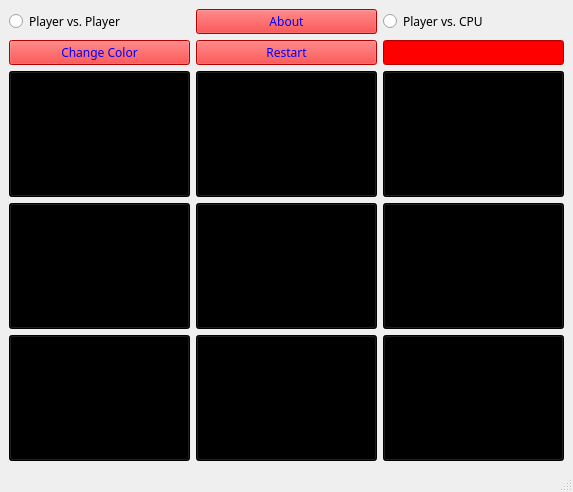
<?xml version="1.0" encoding="UTF-8"?>
<ui version="4.0">
 <class>MainWindow</class>
 <widget class="QMainWindow" name="MainWindow">
  <property name="geometry">
   <rect>
    <x>0</x>
    <y>0</y>
    <width>573</width>
    <height>492</height>
   </rect>
  </property>
  <property name="windowTitle">
   <string>MainWindow</string>
  </property>
  <widget class="QWidget" name="centralwidget">
   <layout class="QGridLayout" name="gridLayout_2">
    <item row="0" column="0">
     <widget class="QRadioButton" name="radio_pvp">
      <property name="font">
       <font>
        <family>Viner Hand ITC</family>
       </font>
      </property>
      <property name="text">
       <string>Player vs. Player</string>
      </property>
     </widget>
    </item>
    <item row="4" column="3">
     <widget class="QPushButton" name="btn_6">
      <property name="sizePolicy">
       <sizepolicy hsizetype="Minimum" vsizetype="Minimum">
        <horstretch>0</horstretch>
        <verstretch>0</verstretch>
       </sizepolicy>
      </property>
      <property name="font">
       <font>
        <family>Viner Hand ITC</family>
        <pointsize>50</pointsize>
       </font>
      </property>
      <property name="styleSheet">
       <string notr="true">background-color: rgb(0, 0, 0);
color: rgb(255, 255, 0);</string>
      </property>
      <property name="text">
       <string/>
      </property>
     </widget>
    </item>
    <item row="5" column="2">
     <widget class="QPushButton" name="btn_8">
      <property name="sizePolicy">
       <sizepolicy hsizetype="Minimum" vsizetype="Minimum">
        <horstretch>0</horstretch>
        <verstretch>0</verstretch>
       </sizepolicy>
      </property>
      <property name="font">
       <font>
        <family>Viner Hand ITC</family>
        <pointsize>50</pointsize>
       </font>
      </property>
      <property name="styleSheet">
       <string notr="true">background-color: rgb(0, 0, 0);
color: rgb(255, 255, 0);</string>
      </property>
      <property name="text">
       <string/>
      </property>
     </widget>
    </item>
    <item row="3" column="2">
     <widget class="QPushButton" name="btn_2">
      <property name="sizePolicy">
       <sizepolicy hsizetype="Minimum" vsizetype="Minimum">
        <horstretch>0</horstretch>
        <verstretch>0</verstretch>
       </sizepolicy>
      </property>
      <property name="font">
       <font>
        <family>Viner Hand ITC</family>
        <pointsize>50</pointsize>
       </font>
      </property>
      <property name="styleSheet">
       <string notr="true">background-color: rgb(0, 0, 0);
color: rgb(255, 255, 0);</string>
      </property>
      <property name="text">
       <string/>
      </property>
     </widget>
    </item>
    <item row="5" column="0">
     <widget class="QPushButton" name="btn_7">
      <property name="sizePolicy">
       <sizepolicy hsizetype="Minimum" vsizetype="Minimum">
        <horstretch>0</horstretch>
        <verstretch>0</verstretch>
       </sizepolicy>
      </property>
      <property name="font">
       <font>
        <family>Viner Hand ITC</family>
        <pointsize>50</pointsize>
       </font>
      </property>
      <property name="styleSheet">
       <string notr="true">background-color: rgb(0, 0, 0);
color: rgb(255, 255, 0);</string>
      </property>
      <property name="text">
       <string/>
      </property>
     </widget>
    </item>
    <item row="4" column="0">
     <widget class="QPushButton" name="btn_4">
      <property name="sizePolicy">
       <sizepolicy hsizetype="Minimum" vsizetype="Minimum">
        <horstretch>0</horstretch>
        <verstretch>0</verstretch>
       </sizepolicy>
      </property>
      <property name="font">
       <font>
        <family>Viner Hand ITC</family>
        <pointsize>50</pointsize>
       </font>
      </property>
      <property name="styleSheet">
       <string notr="true">background-color: rgb(0, 0, 0);
color: rgb(255, 255, 0);</string>
      </property>
      <property name="text">
       <string/>
      </property>
     </widget>
    </item>
    <item row="5" column="3">
     <widget class="QPushButton" name="btn_9">
      <property name="sizePolicy">
       <sizepolicy hsizetype="Minimum" vsizetype="Minimum">
        <horstretch>0</horstretch>
        <verstretch>0</verstretch>
       </sizepolicy>
      </property>
      <property name="font">
       <font>
        <family>Viner Hand ITC</family>
        <pointsize>50</pointsize>
       </font>
      </property>
      <property name="styleSheet">
       <string notr="true">background-color: rgb(0, 0, 0);
color: rgb(255, 255, 0);</string>
      </property>
      <property name="text">
       <string/>
      </property>
     </widget>
    </item>
    <item row="3" column="3">
     <widget class="QPushButton" name="btn_3">
      <property name="sizePolicy">
       <sizepolicy hsizetype="Minimum" vsizetype="Minimum">
        <horstretch>0</horstretch>
        <verstretch>0</verstretch>
       </sizepolicy>
      </property>
      <property name="font">
       <font>
        <family>Viner Hand ITC</family>
        <pointsize>50</pointsize>
       </font>
      </property>
      <property name="styleSheet">
       <string notr="true">background-color: rgb(0, 0, 0);
color: rgb(255, 255, 0);</string>
      </property>
      <property name="text">
       <string/>
      </property>
     </widget>
    </item>
    <item row="1" column="0">
     <widget class="QPushButton" name="btn_change_color">
      <property name="sizePolicy">
       <sizepolicy hsizetype="Minimum" vsizetype="Fixed">
        <horstretch>0</horstretch>
        <verstretch>0</verstretch>
       </sizepolicy>
      </property>
      <property name="font">
       <font>
        <family>Viner Hand ITC</family>
       </font>
      </property>
      <property name="styleSheet">
       <string notr="true">background-color: rgb(255, 0, 0);
color: rgb(0, 0, 255);</string>
      </property>
      <property name="text">
       <string>Change Color</string>
      </property>
     </widget>
    </item>
    <item row="0" column="2">
     <widget class="QPushButton" name="btn_about">
      <property name="font">
       <font>
        <family>Viner Hand ITC</family>
       </font>
      </property>
      <property name="styleSheet">
       <string notr="true">background-color: rgb(255, 0, 0);
color: rgb(0, 0, 255);</string>
      </property>
      <property name="text">
       <string>About</string>
      </property>
     </widget>
    </item>
    <item row="3" column="0">
     <widget class="QPushButton" name="btn_1">
      <property name="sizePolicy">
       <sizepolicy hsizetype="Minimum" vsizetype="Minimum">
        <horstretch>0</horstretch>
        <verstretch>0</verstretch>
       </sizepolicy>
      </property>
      <property name="font">
       <font>
        <family>Viner Hand ITC</family>
        <pointsize>50</pointsize>
       </font>
      </property>
      <property name="styleSheet">
       <string notr="true">background-color: rgb(0, 0, 0);
color: rgb(255, 255, 0);</string>
      </property>
      <property name="text">
       <string/>
      </property>
     </widget>
    </item>
    <item row="4" column="2">
     <widget class="QPushButton" name="btn_5">
      <property name="sizePolicy">
       <sizepolicy hsizetype="Minimum" vsizetype="Minimum">
        <horstretch>0</horstretch>
        <verstretch>0</verstretch>
       </sizepolicy>
      </property>
      <property name="font">
       <font>
        <family>Viner Hand ITC</family>
        <pointsize>50</pointsize>
       </font>
      </property>
      <property name="styleSheet">
       <string notr="true">background-color: rgb(0, 0, 0);
color: rgb(255, 255, 0);</string>
      </property>
      <property name="text">
       <string/>
      </property>
     </widget>
    </item>
    <item row="1" column="2">
     <widget class="QPushButton" name="btn_restart">
      <property name="sizePolicy">
       <sizepolicy hsizetype="Minimum" vsizetype="Fixed">
        <horstretch>0</horstretch>
        <verstretch>0</verstretch>
       </sizepolicy>
      </property>
      <property name="font">
       <font>
        <family>Viner Hand ITC</family>
       </font>
      </property>
      <property name="styleSheet">
       <string notr="true">background-color: rgb(255, 0, 0);
color: rgb(0, 0, 255);</string>
      </property>
      <property name="text">
       <string>Restart</string>
      </property>
     </widget>
    </item>
    <item row="1" column="3">
     <widget class="QLineEdit" name="text_box">
      <property name="sizePolicy">
       <sizepolicy hsizetype="Minimum" vsizetype="Fixed">
        <horstretch>0</horstretch>
        <verstretch>0</verstretch>
       </sizepolicy>
      </property>
      <property name="font">
       <font>
        <family>Viner Hand ITC</family>
       </font>
      </property>
      <property name="styleSheet">
       <string notr="true">background-color: rgb(255, 0, 0);
color: rgb(0, 0, 255);</string>
      </property>
     </widget>
    </item>
    <item row="0" column="3">
     <widget class="QRadioButton" name="radio_pvc">
      <property name="font">
       <font>
        <family>Viner Hand ITC</family>
       </font>
      </property>
      <property name="text">
       <string>Player vs. CPU</string>
      </property>
     </widget>
    </item>
   </layout>
  </widget>
  <widget class="QMenuBar" name="menubar">
   <property name="geometry">
    <rect>
     <x>0</x>
     <y>0</y>
     <width>573</width>
     <height>22</height>
    </rect>
   </property>
  </widget>
  <widget class="QStatusBar" name="statusbar"/>
 </widget>
 <resources/>
 <connections/>
</ui>
